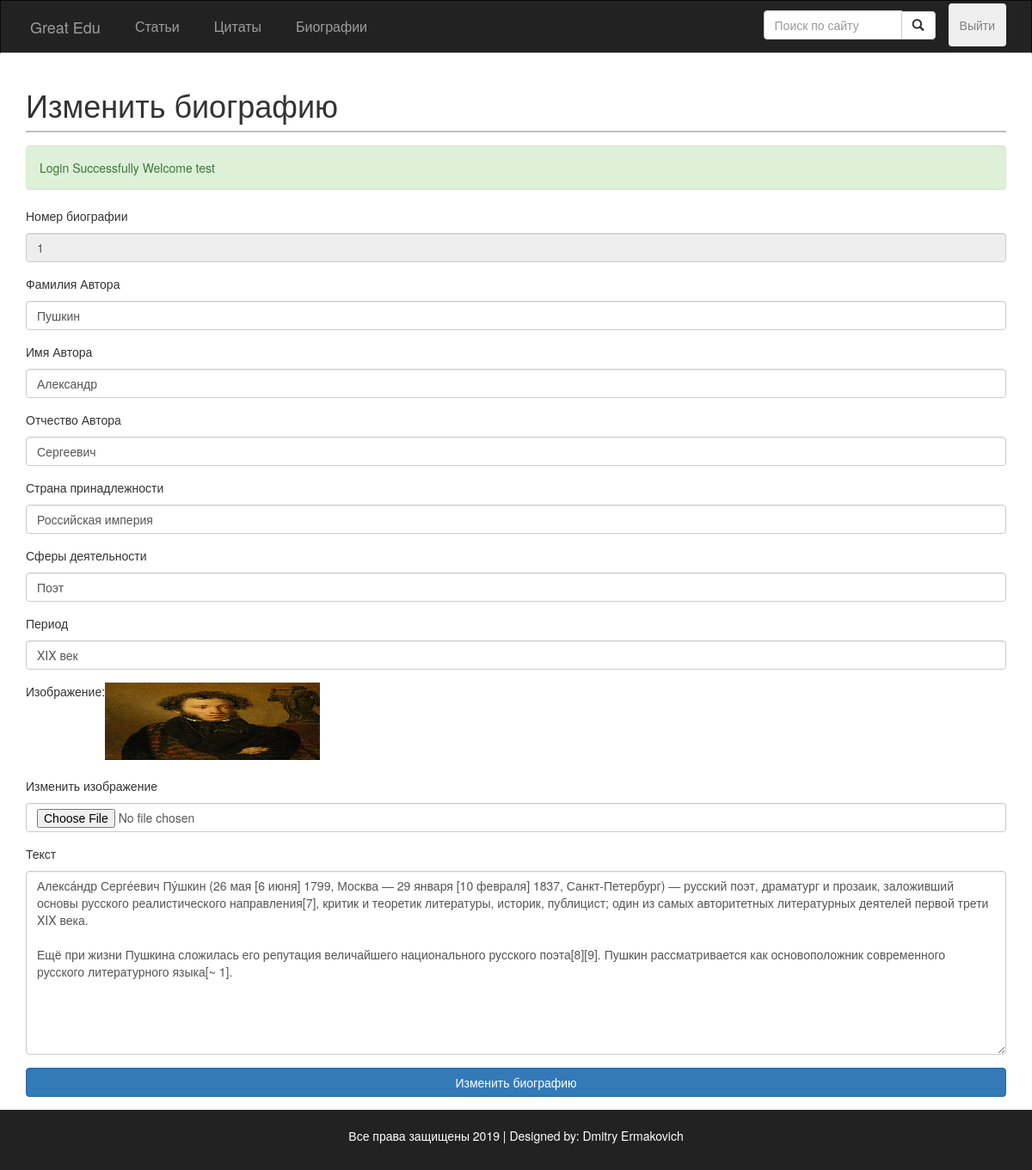
The page /src/public_routes/editBio.php?bio_id=1 (signed in) on the database its author committed.
### src/utils/editBio_c.php (called while the page is built, shortened)
<?php
function fillEditingBio()
{
  if (isset($_GET['bio_id'])) {
    if (!empty($_GET['bio_id'])) {
      $sql = "SELECT * FROM Авторы WHERE id = '$_GET[bio_id]'";
      $exec = doSQLQuery($sql);
      if (mysqli_num_rows($exec) > 0) {
        if ($bio = mysqli_fetch_assoc($exec)) {
          $bio_id = $bio['id'];
          $bio_author_surname = "$bio[фамилия]";
          $bio_author_name = "$bio[имя]";
          $bio_author_second_name = "$bio[отчество]";
          $bio_state = $bio['страна_принадлежности'];
          $bio_sphere_id = $bio['сферы_деятельности'];
          $bio_sphere = getShpereNameById($bio_sphere_id);
          $bio_period_id = $bio['период'];
          $bio_period = getPeriodNameById($bio_period_id);
          $biography = $bio['биография'];
          $bio_image = $biography . '.jpg';
          $bio_content_file = $biography . '.txt';
          $bio_content = LoadTextFromBioFile($bio_content_file);
        }
      }
    }
  }
}

### src/Include/dbFunctions.php (called while the page is built, shortened)
<?php
require_once 'DatabaseLoad.php';
function doSQLQuery($query)
{
  global $con2;
  try {
    $exec = mysqli_query($con2, $query) or die(mysqli_error($con2));
    if ($exec) {
      return $exec;
    }
  } catch (Exception $e) {
    echo $e->getMessage();
  }
  return false;
}
function getPeriodNameById($id) {
  $query = "SELECT название FROM Периоды WHERE id = $id";
  $exec = doSQLQuery($query);
  if ($res = mysqli_fetch_assoc($exec)) {
    return $res['название'];
  }
  return null;
}
function getShpereNameById($id) {
  $query = "SELECT название FROM Сферы_деятельности WHERE id = $id";
  $exec = doSQLQuery($query);
  if ($res = mysqli_fetch_assoc($exec)) {
    return $res['название'];
  }
  return null;
}

### src/Include/commonFuncs.php (called while the page is built, shortened)
<?php
function LoadTextFromBioFile($file)
{
  $post_content = '';
  if (is_null($file)) {
    $post_content = 'error load';
  } else {
    $post_content = file_get_contents('Upload/bios/' . $file);
  }
  return $post_content;
}

### src/public_routes/editBio.php (the view, shortened to what this page needs)
<?php require_once '../Include/Sessions.php';?>
<?php require_once '../Include/commonFuncs.php'?>
<?php require_once '../Include/dbFunctions.php'?>
<?php require_once '../utils/editBio_c.php'?>
<?php
global $bio_id,
  $biography,
  $bio_author_surname,
  $bio_author_name,
  $bio_author_second_name,
  $bio_state,
  $bio_sphere,
  $bio_date,
  $bio_period,
  $bio_content,
  $bio_image;
?>
<?php fillEditingBio();?>
<!DOCTYPE html>
<html>
<head>
  <link href="https://stackpath.bootstrapcdn.com/bootstrap/3.3.7/css/bootstrap.min.css" rel="stylesheet"
>
  <link rel="stylesheet" type="text/css" href="/Assets/style.css">
</head>
<body>
  <div class="blog" style="min-height: -webkit-fill-available;">
    <nav class="navbar navbar-inverse" role="navigation">
          <div class="container">
            <div class="navbar-header">
              <a href="Blog.php" class="navbar-brand">
                Great Edu
              </a>
            </div>
            <div class="collapse navbar-collapse" id="nav-header">
              <ul class="nav navbar-nav">
                <li class="nav-item"><a href="Blog.php">Статьи</a></li>
                <li class="nav-item"><a href="Quotes.php">Цитаты</a></li>
                <li class="nav-item"><a href="/Bios.php">Биографии</a></li>
              </ul>
              <div class="navbar-right" style="display: flex;">
                  <form action="Quotes.php" method="GET" class="navbar-form ">
                    <div class="input-group" style="width:200px;">
                      <input type="text" name="search" class="form-control" placeholder="Поиск по сайту">
                      <span class="input-group-btn">
                        <button style="padding: 5.5px 12px;" class="btn btn-default"><span class="glyphicon glyphicon-search"></button>
                      </span>
                    </div>
                  </form>
                  <?php $isLogged = isLogin(); ?>
                  <?php if($isLogged) : ?>
                  <button type="button" class="nav-item btn">
                    <a href="Lagout.php" style="color: grey;">Выйти</a>
                  </button>
                  <?php endif; ?>
              </div>
            </div>
          </div>
        </nav>
        <div class="container" style="min-height: -webkit-fill-available;">
          <div class="page-title">
            <h1>Изменить биографию</h1>
          </div>
          <?php echo SuccessMessage(); ?>
          <form action="editBio.php?bio_id=<?php echo $_GET['bio_id'] ?>" method="POST" enctype="multipart/form-data">
            <fieldset>
              <div class="form-group">
                <p for="quote-author">Номер биографии</p>
                <input disabled type="text" name="bio-id" class="form-control" id="quote-id"
                value="<?php echo $bio_id ?>">
              </div>
              <div class="form-group">
                <p for="quote-author">Фамилия Автора</p>
                <input type="text" name="bio-author-surname" class="form-control" id="quote-author"
                value="<?php echo $bio_author_surname ?>">
              </div>
              <div class="form-group">
                <p for="quote-author">Имя Автора</p>
                <input type="text" name="bio-author-name" class="form-control" id="quote-author"
                value="<?php echo $bio_author_name ?>">
              </div>
              <div class="form-group">
                <p for="quote-author">Отчество Автора</p>
                <input type="text" name="bio-author-second-name" class="form-control" id="quote-author"
                value="<?php echo $bio_author_second_name ?>">
              </div>
              <div class="form-group">
                <p for="quote-author">Страна принадлежности</p>
                <input type="text" name="bio-state" class="form-control" id="quote-author"
                value="<?php echo $bio_state ?>">
              </div>
              <div class="form-group">
                <p for="quote-source">Сферы деятельности</p>
                <input type="text" name="bio-sphere" class="form-control" id="quote-source"
                value="<?php echo $bio_sphere ?>">
              </div>
              <div class="form-group">
                <p for="quote-theme">Период</p>
                <input type="text" name="bio-period" class="form-control" id="quote-theme"
                value="<?php echo $bio_period ?>">
              </div>
              <div style="display:flex">
                <p>Изображение:  </p>
                <?php
                  $img = "/Upload/bios/$bio_image?m=";
                ?>
                <img src="<?php echo $img . time()?>" width='250' height='90'>
              </div>
              <br>
              <div class="form-group">
                <p for="post-image">Изменить изображение</p>
                <input type="File" name="post-image" class="form-control">
              </div>
              <div class="form-group">
                <p for="quote-content">Текст</p>
                <textarea rows="10" class="form-control" name="bio-content"
                id="bio-content"><?php echo htmlentities($bio_content); ?></textarea>
              </div>
              <div class="form-group">
                <button name="bio-edit" class="btn btn-primary form-control">Изменить биографию</button>
              </div>
            </fieldset>
          </form>
        </div>
  <div class="row navbar-inverse" id="blog-footer">
    <div class="footer-wrapper">
      <p>Все права защищены 2019 | Designed by: Dmitry Ermakovich</p>
    </div>
  </div>
  </div>
</body>
</html>

### src/public_routes/Assets/style.css (style rules this page uses)
body { background: #041627; overflow-x: hidden; }
.page-title { border-bottom: solid 2px silver; margin-bottom: 15px; }
.blog { background: white; min-height: 662px; }
.navbar-nav li a { padding: 20px; }
.navbar { font-size: 16px; border-bottom: solid 1px silver; border-radius: 0; }
.navbar-right { padding: 3px 0; }
.navbar-brand { padding: 20px; }
#blog-footer { text-align: center; color: white; }
.footer-wrapper { padding:20px; }

### rows shown on the page
авторы: bio-id "1", bio-author-surname "Пушкин", bio-author-name "Александр", bio-author-second-name "Сергеевич", bio-state "Российская империя", bio-sphere "Поэт", bio-period "XIX век", биография (picture), bio-content "Алекса́ндр Серге́евич Пу́шкин (26 мая [6 июня] 1799, Москва — 29 января [10 февраля] 1837, Санкт-Петербург) — русский поэт, драматург и прозаик, заложивший основы русского реалистического направления[7], критик и теоретик литературы, историк, публицист; один из самых авторитетных литературных деятелей первой трети XIX века. Ещё при жизни Пушкина сложилась его репутация величайшего национального русского поэта[8][9]. Пушкин рассматривается как основоположник современного русского литературного языка[~ 1]."

### other values the page prints
$_SESSION["successMessage"] "Login Successfully Welcome test"
